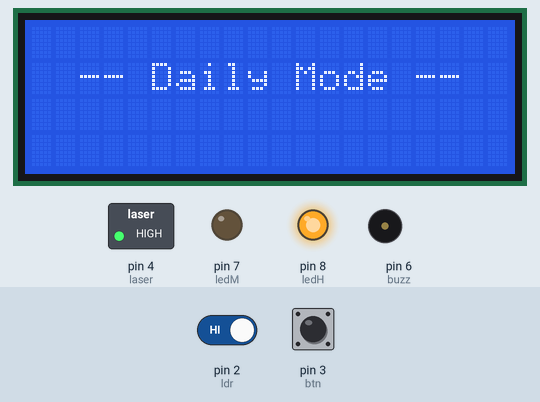
Simulated run of this sketch. Board: Arduino Uno, built with avr-gcc and run on an emulated ATmega328P. Parts: 20×4 character LCD, switched loads named in the sketch (green lamp = pin HIGH), output pins drawn as LEDs (lit = HIGH), buzzer (waves = sounding, pin HIGH). The test bench sets the inputs (shaded band); at power-on: pin 3 (btn) LOW, pin 2 (ldr) HIGH. What the sketch prints to the serial monitor is not drawn.

Above: at 4.2 s.
4.3 s: pin 3 (btn) pulled HIGH for 0.9 s
At 5.3 s:
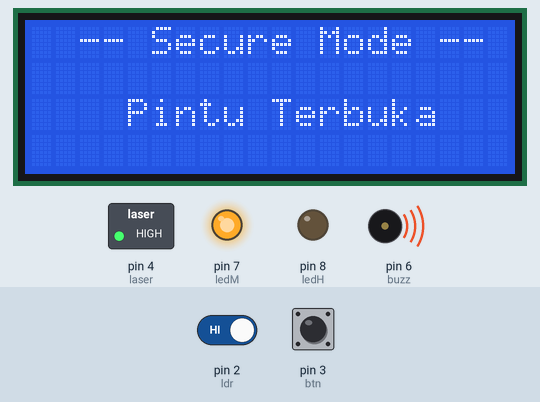
7.0 s: pin 3 (btn) pulled HIGH for 3.2 s
At 10.83 s:
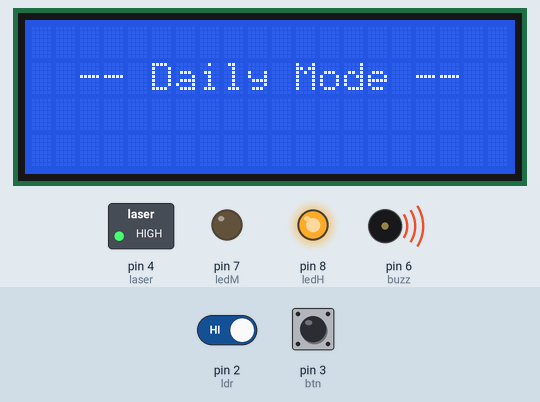
12.3 s: pin 2 (ldr) driven LOW and pin 3 (btn) driven HIGH
At 13.2 s:
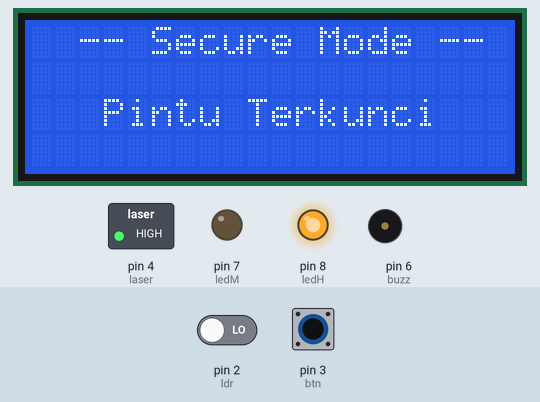
13.9 s: pin 2 (ldr) driven HIGH
At 15.0 s:
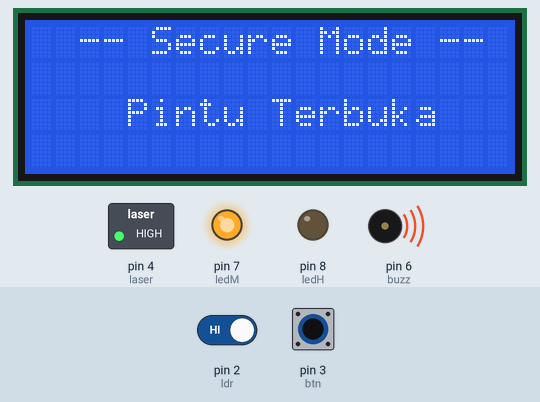
Timing chart, 0 to 16.9 s (numbered marks = the images above; inputs shaded):
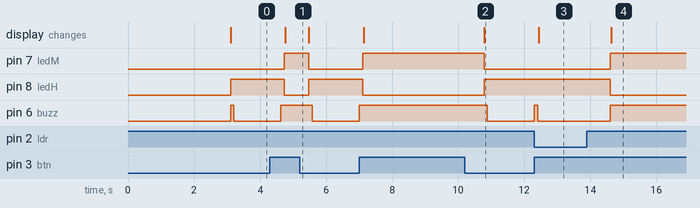

The sketch:

Keamanan_Rumah_laser_.ino
```cpp
#include <LiquidCrystal_I2C.h>
#include <Wire.h>

const int ldr = 2;
const int btn = 3;
const int laser = 4;
const int buzz = 6;
const int ledM = 7;
const int ledH = 8;

LiquidCrystal_I2C lcd(0x27,20,4);

boolean benar = false;
boolean salah = false;

void setup() {
  // put your setup code here, to run once:
  Serial.begin(9600);

  pinMode(ldr, INPUT);
  pinMode(laser, OUTPUT);
  pinMode(buzz, OUTPUT);
  pinMode(ledM, OUTPUT);
  pinMode(ledH, OUTPUT);

  digitalWrite(laser, HIGH);
  digitalWrite(buzz, LOW);
  digitalWrite(ledM, LOW);
  digitalWrite(ledH, LOW);

  lcd.init();
  lcd.backlight();
  lcd.setCursor(2,1);
  lcd.print("Sistem Keamanan ");
  lcd.setCursor(7,2);
  lcd.print("Rumah ");
  delay(3000);
  lcd.clear();
}

void loop() {
  // put your main code here, to run repeatedly:
  int ldrV = digitalRead(ldr);
  int btnV = digitalRead(btn);

  if(btnV == HIGH){
    if(!benar){
      digitalWrite(buzz, HIGH);
      delay(100);
      digitalWrite(buzz, LOW);
      benar = true;
      salah = false;
    }

    Serial.println("Secure Mode");

    if (ldrV == LOW){
      lcd.clear();
      digitalWrite(ledM, LOW);
      digitalWrite(buzz, LOW);
      digitalWrite(ledH, HIGH);
      Serial.println("Pintu Terkunci \n");
      lcd.setCursor(2,0);
      lcd.print("-- Secure Mode -- ");
      lcd.setCursor(3,2);
      lcd.print("Pintu Terkunci");
    } else {
      lcd.clear();
      digitalWrite(ledM, HIGH);
      digitalWrite(buzz, HIGH);
      digitalWrite(ledH, LOW);
      Serial.println("Pintu Terbuka \n");
      lcd.setCursor(2,0);
      lcd.print("-- Secure Mode -- ");
      lcd.setCursor(4,2);
      lcd.print("Pintu Terbuka");
    }
  } else if (btnV == LOW){
    lcd.clear();
    Serial.println("Daily Mode");
    lcd.setCursor(2,1);
    lcd.print("-- Daily Mode -- ");
    digitalWrite(ledH, HIGH);
    digitalWrite(ledM, LOW);
    if(!salah){
      digitalWrite(buzz, HIGH);
      delay(100);
      digitalWrite(buzz, LOW);
      salah = true;
      benar = false;
    }
  }
  delay(700);
}
```

Measured:
- after the input at 4.3 s, pin 7 (ledM): LOW → HIGH after 0.43 s, → LOW 0.75 s later; pin 8 (ledH): HIGH → LOW after 0.43 s, → HIGH 0.75 s later; pin 6 (buzz): LOW → HIGH after 0.33 s, → LOW 0.95 s later; the display: changes after 0.46 s (image 1)
- after the input at 7.0 s, pin 7 (ledM): LOW → HIGH after 0.10 s, → LOW 3.7 s later; pin 8 (ledH): HIGH → LOW after 0.10 s, → HIGH 3.7 s later; pin 6 (buzz): LOW → HIGH at once, → LOW 3.9 s later; the display: first changes after 0.13 s (image 2 shows a later state)
- after the input at 12.3 s, pin 6 (buzz): LOW → HIGH at once, → LOW 0.10 s later; the display: changes after 0.14 s (image 3)
- after the input at 13.9 s, pin 7 (ledM), pin 6 (buzz): LOW → HIGH after 0.71 s; pin 8 (ledH): HIGH → LOW after 0.71 s; the display: changes after 0.74 s (image 4)
